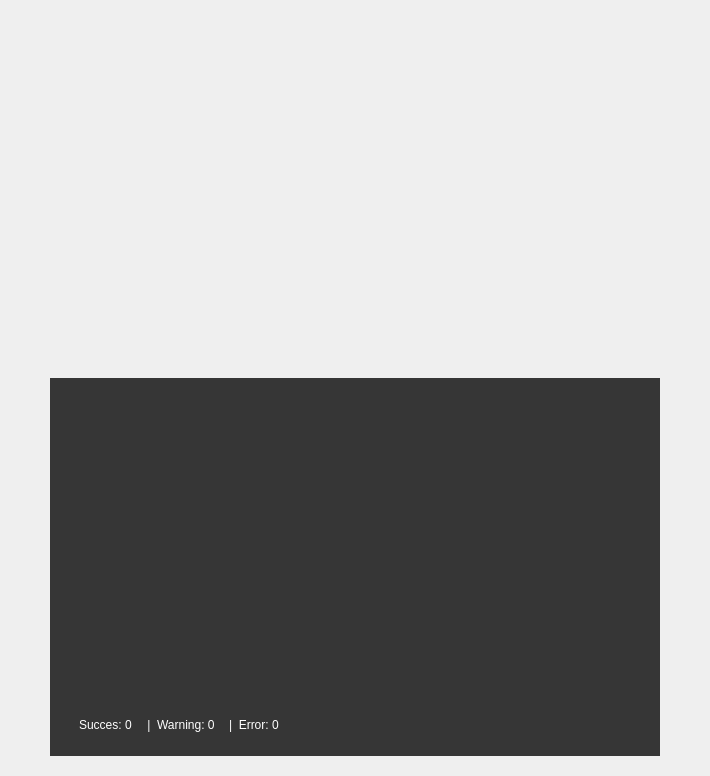
<?xml version="1.0" encoding="UTF-8"?>
<ui version="4.0">
 <class>ViewerPanel</class>
 <widget class="QWidget" name="ViewerPanel">
  <property name="geometry">
   <rect>
    <x>0</x>
    <y>0</y>
    <width>710</width>
    <height>776</height>
   </rect>
  </property>
  <property name="minimumSize">
   <size>
    <width>0</width>
    <height>0</height>
   </size>
  </property>
  <property name="windowTitle">
   <string>Form</string>
  </property>
  <layout class="QVBoxLayout" name="verticalLayout_2" stretch="520,0">
   <property name="spacing">
    <number>0</number>
   </property>
   <property name="leftMargin">
    <number>0</number>
   </property>
   <property name="topMargin">
    <number>0</number>
   </property>
   <property name="rightMargin">
    <number>0</number>
   </property>
   <property name="bottomMargin">
    <number>0</number>
   </property>
   <item>
    <layout class="QGridLayout" name="m_gridLayout">
     <property name="leftMargin">
      <number>0</number>
     </property>
     <property name="topMargin">
      <number>0</number>
     </property>
     <property name="rightMargin">
      <number>0</number>
     </property>
     <property name="bottomMargin">
      <number>0</number>
     </property>
     <property name="spacing">
      <number>0</number>
     </property>
    </layout>
   </item>
   <item>
    <layout class="QGridLayout" name="gridLayout_3">
     <property name="leftMargin">
      <number>50</number>
     </property>
     <property name="rightMargin">
      <number>50</number>
     </property>
     <property name="bottomMargin">
      <number>20</number>
     </property>
     <property name="spacing">
      <number>0</number>
     </property>
     <item row="1" column="0">
      <widget class="QWidget" name="Message_box" native="true">
       <property name="minimumSize">
        <size>
         <width>610</width>
         <height>144</height>
        </size>
       </property>
       <property name="maximumSize">
        <size>
         <width>16777215</width>
         <height>16777215</height>
        </size>
       </property>
       <property name="styleSheet">
        <string notr="true">background-color: rgb(54, 54, 54);</string>
       </property>
       <layout class="QVBoxLayout" name="verticalLayout">
        <property name="spacing">
         <number>14</number>
        </property>
        <property name="leftMargin">
         <number>29</number>
        </property>
        <property name="topMargin">
         <number>21</number>
        </property>
        <property name="rightMargin">
         <number>53</number>
        </property>
        <property name="bottomMargin">
         <number>24</number>
        </property>
        <item>
         <widget class="QScrollArea" name="scrollArea">
          <property name="minimumSize">
           <size>
            <width>528</width>
            <height>68</height>
           </size>
          </property>
          <property name="styleSheet">
           <string notr="true">background:transparent;
border:0px;</string>
          </property>
          <property name="widgetResizable">
           <bool>true</bool>
          </property>
          <widget class="QWidget" name="scrollAreaWidgetContents">
           <property name="geometry">
            <rect>
             <x>0</x>
             <y>0</y>
             <width>528</width>
             <height>69</height>
            </rect>
           </property>
           <property name="minimumSize">
            <size>
             <width>528</width>
             <height>30</height>
            </size>
           </property>
           <layout class="QGridLayout" name="gridLayout">
            <property name="leftMargin">
             <number>0</number>
            </property>
            <property name="topMargin">
             <number>0</number>
            </property>
            <property name="rightMargin">
             <number>0</number>
            </property>
            <property name="bottomMargin">
             <number>0</number>
            </property>
            <property name="spacing">
             <number>0</number>
            </property>
            <item row="0" column="0">
             <layout class="QVBoxLayout" name="message">
              <property name="spacing">
               <number>0</number>
              </property>
             </layout>
            </item>
            <item row="1" column="0">
             <spacer name="verticalSpacer">
              <property name="orientation">
               <enum>Qt::Vertical</enum>
              </property>
              <property name="sizeHint" stdset="0">
               <size>
                <width>20</width>
                <height>40</height>
               </size>
              </property>
             </spacer>
            </item>
           </layout>
          </widget>
         </widget>
        </item>
        <item>
         <layout class="QHBoxLayout" name="horizontalLayout">
          <property name="spacing">
           <number>0</number>
          </property>
          <item>
           <widget class="QLabel" name="lbl_sucess">
            <property name="maximumSize">
             <size>
              <width>65</width>
              <height>16777215</height>
             </size>
            </property>
            <property name="styleSheet">
             <string notr="true">color: rgb(255, 255, 255); font:12px 'Roboto';</string>
            </property>
            <property name="text">
             <string>Succes: 0</string>
            </property>
           </widget>
          </item>
          <item>
           <widget class="QLabel" name="lbl_warning">
            <property name="maximumSize">
             <size>
              <width>85</width>
              <height>20</height>
             </size>
            </property>
            <property name="styleSheet">
             <string notr="true">color: rgb(255, 255, 255); font:12px 'Roboto';</string>
            </property>
            <property name="text">
             <string> |  Warning: 0</string>
            </property>
           </widget>
          </item>
          <item>
           <widget class="QLabel" name="lbl_error">
            <property name="maximumSize">
             <size>
              <width>16777215</width>
              <height>20</height>
             </size>
            </property>
            <property name="styleSheet">
             <string notr="true">color: rgb(255, 255, 255); font:12px 'Roboto';</string>
            </property>
            <property name="text">
             <string>|  Error: 0</string>
            </property>
           </widget>
          </item>
         </layout>
        </item>
       </layout>
      </widget>
     </item>
     <item row="0" column="0">
      <spacer name="verticalSpacer_2">
       <property name="orientation">
        <enum>Qt::Vertical</enum>
       </property>
       <property name="sizeHint" stdset="0">
        <size>
         <width>0</width>
         <height>0</height>
        </size>
       </property>
      </spacer>
     </item>
    </layout>
   </item>
  </layout>
 </widget>
 <resources/>
 <connections/>
</ui>
